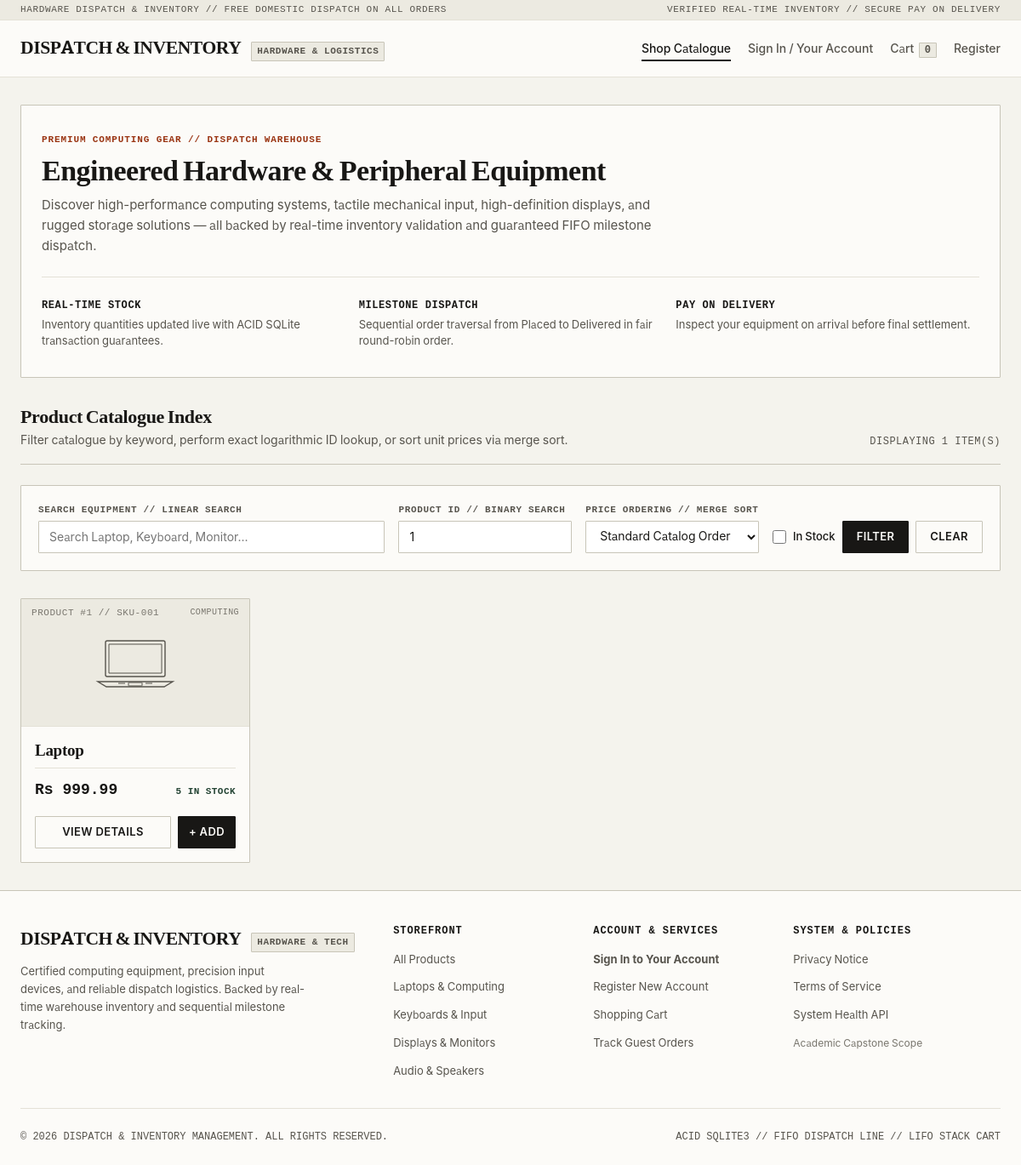
Screenshot of /?id=1 with the database file from the repository.
### tables this page shows
CREATE TABLE Products(
           Product_id INTEGER PRIMARY KEY AUTOINCREMENT,
           Name TEXT NOT NULL,
           Price REAL NOT NULL CHECK(Price>0),
           Stock INTEGER CHECK(Stock>=0)
           );

### app.py (the view)
@app.route('/')
def catalogue():
    name_query = request.args.get('name', '').strip()
    id_str = request.args.get('id', '').strip()
    sort_by = request.args.get('sort', '').strip()
    in_stock = (request.args.get('in_stock') == '1')
    id_query = None
    if id_str.isdigit():
        id_query = int(id_str)
    products = store.search_products(
        name_query=name_query,
        id_query=id_query,
        sort_by=sort_by,
        in_stock_only=in_stock,
        conn=g.db
    )
    return render_template(
        'catalogue.html',
        products=products,
        name_query=name_query,
        id_query=id_str,
        sort_by=sort_by,
        in_stock=in_stock
    )

### algorithm.py (called while the page is built)
def binary_search_by_id(sorted_products, target_id):
    low = 0
    high = len(sorted_products) - 1
    while low <= high:
        mid = (low + high) // 2
        mid_id = sorted_products[mid]['id']
        if mid_id == target_id:
            return sorted_products[mid]
        elif mid_id < target_id:
            low = mid + 1
        else:
            high = mid - 1
    return None

### app.py (called while the page is built)
@app.before_request
def before_request():
    g.db = database.get_db_connection(app.config['DATABASE_PATH'])
    if 'csrf_token' not in session:
        session['csrf_token'] = secrets.token_hex(24)
    if 'cart' not in session:
        session['cart'] = []
    if request.method == 'POST':
        submitted_token = request.form.get('csrf_token')
        expected_token = session.get('csrf_token')
        if not submitted_token or submitted_token != expected_token:
            abort(400, description="Invalid or missing CSRF token. Please refresh and try again.")

@app.teardown_appcontext
def teardown_db(exception=None):
    db = g.pop('db', None)
    if db is not None:
        db.close()

@app.context_processor
def inject_global_template_vars():
    cart = session.get('cart', [])
    cart_count = sum(item.get('quantity', 0) for item in cart)
    return {
        'cart_count': cart_count,
        'current_user_name': session.get('user_name'),
        'current_user_role': session.get('user_role')
    }

### database.py (called while the page is built)
def get_db_connection(db_path: str = None) -> sqlite3.Connection:
    target_path = db_path or os.getenv("DATABASE_PATH", DEFAULT_DB_PATH)
    conn = sqlite3.connect(target_path)
    conn.execute("PRAGMA foreign_keys = ON;")
    conn.row_factory = sqlite3.Row
    return conn

### store.py (called while the page is built)
    def get_all_products(self, conn: sqlite3.Connection = None) -> list:
        local_conn = conn or self.get_connection()
        try:
            cursor = local_conn.cursor()
            cursor.execute("SELECT product_id, name, price, stock FROM Products ORDER BY product_id ASC")
            rows = cursor.fetchall()
            return [
                {
                    'id': row['product_id'],
                    'name': row['name'],
                    'price': float(row['price']),
                    'stock': int(row['stock'])
                }
                for row in rows
            ]
        finally:
            if not conn:
                local_conn.close()

### templates/catalogue.html (shortened to what this page needs)
{% extends "base.html" %}
{% from "product_schematic.html" import render_schematic %}
{% block content %}
<section class="store-hero">
  <div class="store-hero-eyebrow">PREMIUM COMPUTING GEAR // DISPATCH WAREHOUSE</div>
  <h1 class="store-hero-title">Engineered Hardware &amp; Peripheral Equipment</h1>
  <p class="store-hero-sub">
    Discover high-performance computing systems, tactile mechanical input, high-definition displays, and rugged storage solutions — all backed by real-time inventory validation and guaranteed FIFO milestone dispatch.
  </p>
  <div class="store-features-strip">
    <div class="feature-box">
      <span class="feature-box-title">Real-Time Stock</span>
      <span class="feature-box-desc">Inventory quantities updated live with ACID SQLite transaction guarantees.</span>
    </div>
    <div class="feature-box">
      <span class="feature-box-title">Milestone Dispatch</span>
      <span class="feature-box-desc">Sequential order traversal from Placed to Delivered in fair round-robin order.</span>
    </div>
    <div class="feature-box">
      <span class="feature-box-title">Pay on Delivery</span>
      <span class="feature-box-desc">Inspect your equipment on arrival before final settlement.</span>
    </div>
  </div>
</section>
<section>
  <div class="context-header">
    <div>
      <h2 style="font-size:1.375rem; margin-bottom:var(--space-1);">Product Catalogue Index</h2>
      <p style="color:var(--text-muted); font-size:0.875rem; margin-bottom:0;">
        Filter catalogue by keyword, perform exact logarithmic ID lookup, or sort unit prices via merge sort.
      </p>
    </div>
    <div class="context-header-meta">
      DISPLAYING {{ products|length }} ITEM(S)
    </div>
  </div>
  <div class="search-filter-panel">
    <form method="GET" action="/" class="filter-grid">
      <div class="form-group">
        <label for="name_query">Search Equipment // Linear Search</label>
        <input type="text" id="name_query" name="name" class="form-control"
               placeholder="Search Laptop, Keyboard, Monitor..." value="{{ name_query|default('') }}">
      </div>
      <div class="form-group">
        <label for="id_query">Product ID // Binary Search</label>
        <input type="number" id="id_query" name="id" class="form-control"
               placeholder="ID (1–10)" value="{{ id_query|default('') }}">
      </div>
      <div class="form-group">
        <label for="sort_by">Price Ordering // Merge Sort</label>
        <select id="sort_by" name="sort" class="form-control">
          <option value="" {% if not sort_by %}selected{% endif %}>Standard Catalog Order</option>
        </select>
      </div>
      <div style="display:flex; gap:var(--space-2); align-items:flex-end;">
        <div class="checkbox-group">
          <input type="checkbox" id="in_stock" name="in_stock" value="1" {% if in_stock %}checked{% endif %}>
          <label for="in_stock" style="text-transform:none; font-family:var(--font-body); font-size:0.8125rem; color:var(--text-main); font-weight:500;">In Stock</label>
        </div>
        <button type="submit" class="btn btn-primary">Filter</button>
        {% if name_query or id_query or sort_by or in_stock %}
          <a href="/" class="btn btn-secondary">Clear</a>
        {% endif %}
      </div>
    </form>
  </div>
  {% if products %}
    <div class="product-grid">
      {% for product in products %}
        <article class="product-card">
          <div class="product-schematic-plate">
            <span class="product-sku-tag">PRODUCT #{{ product.id }} // SKU-{{ "%03d"|format(product.id) }}</span>
            <span class="product-category-mark">
              {% if product.id in [1] %}COMPUTING
              {% elif product.id in [2, 3] %}PERIPHERAL
              {% elif product.id in [4] %}DISPLAY
              {% elif product.id in [5] %}IMAGING
              {% elif product.id in [6] %}OPTICS
              {% elif product.id in [7, 8] %}AUDIO
              {% else %}STORAGE
              {% endif %}
            </span>
          </div>
          <div class="product-info">
            <h3 class="product-name" style="font-size:1.1875rem;">
              <a href="/product/{{ product.id }}">{{ product.name }}</a>
            </h3>
            <div class="product-meta">
              <span class="product-price">Rs {{ "%.2f"|format(product.price) }}</span>
              {% if product.stock > 0 %}
                <span class="stock-tag stock-available">{{ product.stock }} in stock</span>
              {% else %}
                <span class="stock-tag stock-out">Out of stock</span>
              {% endif %}
            </div>
            <div style="margin-top:var(--space-4); display:flex; gap:var(--space-2);">
              <a href="/product/{{ product.id }}" class="btn btn-secondary" style="flex:1;">View Details</a>
              {% if product.stock > 0 %}
                <form method="POST" action="/cart/add" style="display:inline;">
                  <button type="submit" class="btn btn-primary" title="Add 1 unit to cart stack" style="padding:var(--space-2) var(--space-3);">
                    + Add
                  </button>
                </form>
              {% endif %}
            </div>
          </div>
        </article>
      {% endfor %}
    </div>
  {% else %}
    <div class="empty-state">
      <h3>No Products Found</h3>
      <p>No catalog items matched your search criteria. Try modifying your search keyword or clearing the active filters.</p>
      <a href="/" class="btn btn-primary">Reset Filter Console</a>
    </div>
  {% endif %}
</section>
{% endblock %}

### rows the page displays
Products: id "1", id "001", name "Laptop", price "999.99", stock "5"

### other values shown
{{ cart_count|default(0) }} "0"
{{ products|length }} "1"
